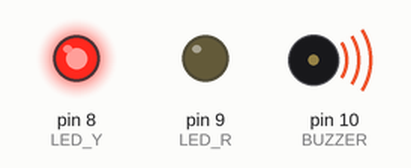
The sketch below on a simulated Arduino Uno, built with avr-gcc and run on an emulated ATmega328P. Parts: output pins drawn as LEDs (lit = HIGH), buzzer (waves = sounding).

Above: at 0.2 s.
At 1.7 s:
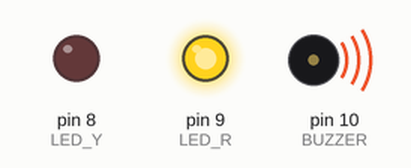
Timing chart, 0 to 3.0 s (numbered marks = the images above):
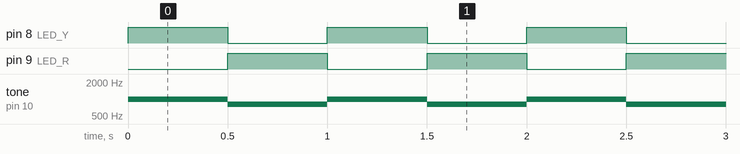

The sketch:

sinalizador_de_uma_Garagem.ino
```cpp
//link do repositório: https://github.com/d-Jhon-b/IOT-Models.git
//link do exemplo no wolki: https://wokwi.com/projects/459671671209434113


#define BUZZER 10
#define LED_R 9
#define LED_Y 8

void setup() {
  pinMode(LED_Y, OUTPUT);
  pinMode(LED_R, OUTPUT);
  pinMode(BUZZER, OUTPUT);
}

void loop() {
  digitalWrite(LED_Y, HIGH);
  digitalWrite(LED_R, LOW);
  tone(BUZZER, 1000);
  delay(500);

  digitalWrite(LED_Y, LOW);
  digitalWrite(LED_R, HIGH);
  tone(BUZZER, 800);
  delay(500);
}
```

Measured:
- by itself, pin 8 (LED_Y), pin 9 (LED_R): alternates HIGH for 0.50 s and LOW for 0.50 s
- by itself, tone on pin 10 (BUZZER): alternates 1000 Hz for 0.50 s and 800 Hz for 0.50 s
